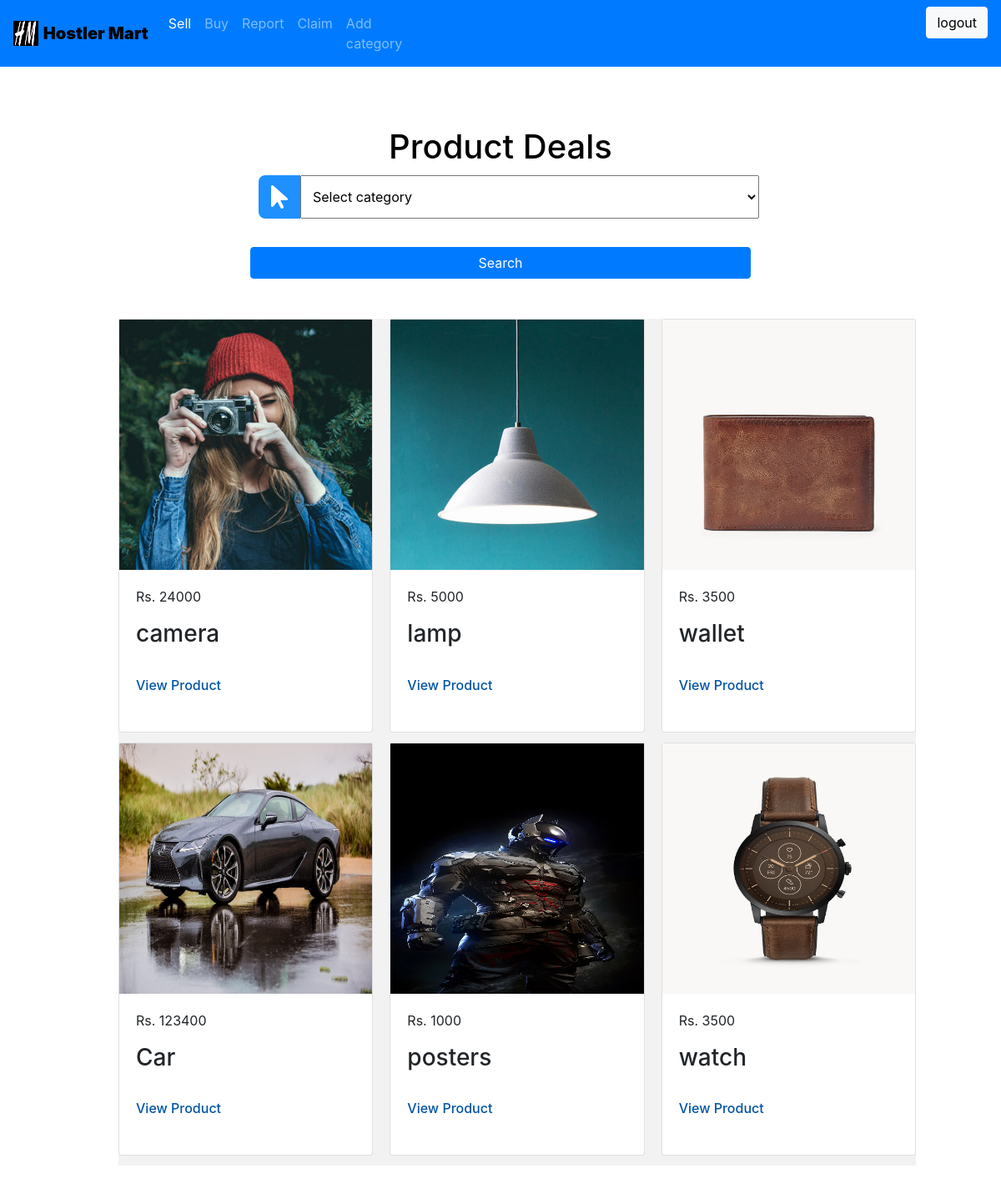
The app's page /buysection.php with its own data.
### tables this page shows
CREATE TABLE `advertisement` (
  `ad_id` int(11) NOT NULL,
  `prod_desc` varchar(255) NOT NULL,
  `prod_name` varchar(120) NOT NULL,
  `prod_price` int(11) NOT NULL,
  `category_name` varchar(30) NOT NULL,
  `prod_pic1` varchar(255) NOT NULL,
  `prod_pic2` varchar(255) NOT NULL,
  `prod_pic3` varchar(255) NOT NULL,
  `user_id` int(11) NOT NULL,
  `contact` decimal(10,0) NOT NULL
);

### buysection.php (the view, shortened to what this page needs)
<!DOCTYPE html>
<html lang="en">
<head>
	<link rel="stylesheet" href="css/buy_section.css">
	<link rel="stylesheet" href="https://maxcdn.bootstrapcdn.com/bootstrap/4.0.0/css/bootstrap.min.css">
</head>
<body>
<nav class="navbar navbar-dark bg-primary navbar-expand-lg">
	<a class="navbar-brand" href="#">
    <img src="images/logo.jpg" width="30" height="30" class="d-inline-block align-top" alt="">
    <span class="nav-brand1">Hostler Mart</span>
  </a>
  <div  id="navbarSupportedContent" >
    <ul class="navbar-nav mr-auto">
      <li class="nav-item active">
        <a class="nav-link" href="sellsection.php">Sell <span class="sr-only">(current)</span></a>
      </li>
      <li class="nav-item">
        <a class="nav-link" href="buysection.php">Buy</a>
      </li>
      <li class="nav-item">
        <a class="nav-link " href="report_product.php">Report</a>
      </li>
	  <li class="nav-item">
        <a class="nav-link " href="claim_product.php">Claim</a>
      </li>
	  <li class="nav-item">
        <a class="nav-link " href="add_cat.php">Add category</a>
	  </li>
	  <li class="nav-item usern">
		  <a class="nav-link usera" href="user_page.php">
		</a>
      </li>
	  <li class="nav-item">
        <button class=" btn btn-light" ><a href="logout.php" class="logout">logout</a></button>
      </li>
    </ul>
	</div>
	</nav>
	<br><br><br>
	<form action="ad_search.php" method="POST" style="max-width:600px;margin:auto">
  <h2 class="heading">Product Deals</h2>
  <div class="input-container">
        <i class="fas fa-mouse-pointer icon fa-2x"></i>
          <select class="input-field" name="category" id="category" required placeholder="Category">
          <option value="" selected data-default>Select category</option>
          <?php
            include 'config.php';
        ?>
        </select>
        </div>
		<br>
		<button type="submit" name="submit" value="Search" class="btn btn-primary btnsell">Search</button><br>
	</form>
	<ul>
  <div class="container mt-5">
	<div class="card-columns color">
	<?php
        $query = "SELECT * FROM advertisement ORDER BY prod_name ASC";
        $result = mysqli_query($dbconn,$query);
        while($res = mysqli_fetch_array($result))
        {
        	if($res['prod_pic1'] != "")
        	{
    ?>
    <div class="card">
		<div class="over"><img src="uploads/<?php echo $res['prod_pic1']; ?>" class="img-fluid"/><p class="pstn">...</p></div>
        <?php } ?>
        <div class="card-body">
			<p>Rs. <?php echo $res['prod_price']; ?></p>
			<h3 class="heading1"><?php echo $res['prod_name'];?></h3>
			<a href="prod_details.php?ad_id=<?php echo $res['ad_id'];?>" class="link">View <span>Product</span></a>
			</div>
    </div>
    	<?php
    	}
    	?>
    </div>
    </div>
    </ul>
</body>
</html>

### css/buy_section.css (style rules this page uses)
.usern { margin-left: 50vw; color:black; }
.nav-brand1 { color: black; font-weight: 900; }
.logout { text-decoration: none; color: black; }
.usera { color: black; font-weight: 900; font-size: 1.3rem; }
.heading { text-align: center; font-size: 40px; color:black ; }
.input-container { width:100%; display: -ms-flexbox; display: flex; margin: 10px; border-radius: 8px; }
.input-field { width: 100%; padding: 10px; outline: none; }
.icon { padding: 10px; background: dodgerblue; color: white; min-width: 50px; text-align: center; border-bottom-left-radius: 8px; border-top-left-radius: 8px; }
.btnsell { width: 600px; margin: auto; text-align: center; }

### buysection.php (style rules this page uses)
.color { background-color:#f2f2f2; }
.heading1 { padding-bottom:3vh; }
.link { color:#0054a5;font-weight:500; }
.card { padding-bottom:3vh !important; }
.container { width:85% !important; }
.over { overflow:hidden;position:relative;max-width:100%;max-height:100%; }
.img-fluid { width:370px; height:300px; }

### records on screen
advertisement: prod_pic1 (picture), prod_price "24000", prod_name "camera"
advertisement: prod_pic1 (picture), prod_price "123400", prod_name "Car"
advertisement: prod_pic1 (picture), prod_price "5000", prod_name "lamp"
advertisement: prod_pic1 (picture), prod_price "1000", prod_name "posters"
advertisement: prod_pic1 (picture), prod_price "3500", prod_name "wallet"
advertisement: prod_pic1 (picture), prod_price "3500", prod_name "watch"
